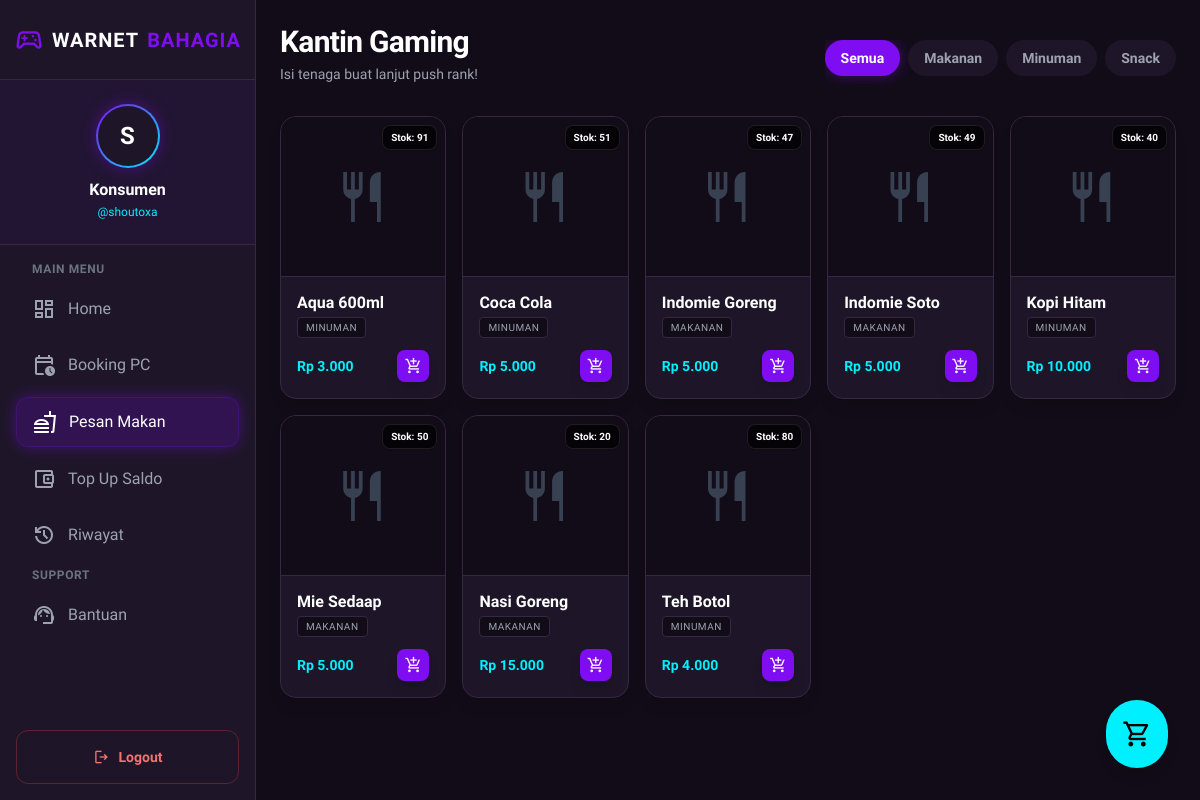
Page /pages/konsumen/fnb.php (signed in) on the committed database.
### tables this page shows
CREATE TABLE `konsumen` (
  `id_konsumen` int(11) NOT NULL,
  `username` varchar(50) DEFAULT NULL,
  `password` varchar(255) DEFAULT NULL,
  `email` varchar(100) DEFAULT NULL,
  `saldo` decimal(12,2) DEFAULT NULL
);

CREATE TABLE `item_fnb` (
  `id_item` int(11) NOT NULL,
  `nama_item` varchar(100) DEFAULT NULL,
  `harga` decimal(10,2) DEFAULT NULL,
  `stok` int(11) DEFAULT NULL,
  `kategori` varchar(50) DEFAULT NULL,
  `gambar` varchar(255) DEFAULT 'default.png'
);

### pages/konsumen/fnb.php (the view, shortened to what this page needs)
<?php
require_once '../../includes/config.php';
$kategori = isset($_GET['kategori']) ? $_GET['kategori'] : 'Semua';
$where = "";
$items = $conn->query("SELECT * FROM item_fnb $where ORDER BY nama_item ASC");
?>
<!DOCTYPE html>
<html lang="id" class="dark">
<head>
    <script src="https://cdn.tailwindcss.com"></script>
</head>
<body class="bg-dark-bg text-gray-200 font-sans antialiased h-screen flex overflow-hidden">
    <?php include '../../includes/sidebar_konsumen.php'; ?>
    <main class="flex-1 flex flex-col h-screen overflow-hidden relative md:ml-64">
        <a href="keranjang.php" class="absolute bottom-8 right-8 z-50 bg-secondary hover:bg-cyan-400 text-black p-4 rounded-full shadow-lg hover:scale-110 transition-transform flex items-center justify-center group">
            <span class="material-symbols-outlined text-3xl">shopping_cart</span>
        </a>
        <div class="flex-1 overflow-y-auto p-6 z-10">
            <div class="flex flex-col md:flex-row justify-between items-start md:items-end mb-8 gap-4">
                <div>
                    <h2 class="text-3xl font-bold text-white tracking-tight">Kantin Gaming</h2>
                    <p class="text-gray-400 mt-1 text-sm">Isi tenaga buat lanjut push rank!</p>
                </div>
                <div class="flex gap-2 overflow-x-auto pb-2 w-full md:w-auto">
                    <?php
                    $cats = ['Semua', 'Makanan', 'Minuman', 'Snack'];
                    foreach ($cats as $c):
                        $active = ($kategori == $c) ? 'bg-primary text-white shadow-neon-purple' : 'bg-dark-surface text-gray-400 hover:bg-dark-border';
                    ?>
                        <a href="?kategori=<?= $c ?>" class="px-4 py-2 rounded-full text-sm font-bold transition-all whitespace-nowrap <?= $active ?>"><?= $c ?></a>
                    <?php endforeach; ?>
                </div>
            </div>
            <div class="grid grid-cols-2 sm:grid-cols-3 md:grid-cols-4 lg:grid-cols-5 gap-4">
                <?php while ($item = $items->fetch_assoc()): ?>
                    <?php
                    $folder = "../../assets/images/fnb/";
                    $gambar = $item['gambar'];
                    $path   = $folder . $gambar;
                    if (!empty($gambar) && $gambar != 'default.png' && file_exists($path)) {
                        $show_image = true;
                        $image_src = $path;
                    } else {
                        $show_image = false;
                    }
                    ?>
                    <div class="bg-dark-surface border border-dark-border rounded-2xl overflow-hidden group hover:border-primary/50 transition-all flex flex-col h-full shadow-lg">
                        <div class="h-40 bg-dark-bg flex items-center justify-center relative overflow-hidden border-b border-dark-border">
                            <?php if ($show_image): ?>
                                <img src="<?= $image_src; ?>" alt="<?= $item['nama_item']; ?>" class="w-full h-full object-cover group-hover:scale-110 transition-transform duration-500">
                            <?php else: ?>
                                <span class="material-symbols-outlined text-6xl text-gray-700 group-hover:text-primary transition-colors duration-300">restaurant</span>
                            <?php endif; ?>
                            <span class="absolute top-2 right-2 bg-black/70 backdrop-blur-md px-2 py-1 rounded-lg text-[10px] text-white font-bold border border-white/10 shadow-sm">
                                Stok: <?= $item['stok'] ?>
                            </span>
                        </div>
                        <div class="p-4 flex-1 flex flex-col">
                            <h3 class="font-bold text-white mb-1 line-clamp-1 leading-tight"><?= $item['nama_item'] ?></h3>
                            <p class="text-[10px] text-gray-400 mb-3 bg-dark-bg inline-block px-2 py-0.5 rounded w-fit border border-dark-border uppercase tracking-wider"><?= $item['kategori'] ?></p>
                            <div class="mt-auto flex justify-between items-center">
                                <span class="text-secondary font-bold text-sm">Rp <?= number_format($item['harga'], 0, ',', '.') ?></span>
                                <button onclick="openOrderModal(<?= htmlspecialchars(json_encode($item)) ?>)"
                                    class="w-8 h-8 rounded-lg bg-primary hover:bg-primary/80 flex items-center justify-center text-white transition-all shadow-lg hover:shadow-primary/50 group-hover:scale-105 active:scale-95">
                                    <span class="material-symbols-outlined text-lg">add_shopping_cart</span>
                                </button>
                            </div>
                        </div>
                    </div>
                <?php endwhile; ?>
            </div>
        </div>
    </main>
</body>
</html>

### includes/sidebar_konsumen.php (shortened to what this page needs)
<?php
$current_page = basename($_SERVER['PHP_SELF']);
function isActive($page_name, $current)
{
    $active_class = "bg-primary/20 text-white rounded-xl border border-primary/20 shadow-neon-purple transition-all";
    $inactive_class = "text-gray-400 hover:bg-dark-border hover:text-white rounded-xl transition-all group";
    return ($page_name == $current) ? $active_class : $inactive_class;
}
if (!isset($user) && isset($_SESSION['id_konsumen'])) {
    $uid_sidebar = $_SESSION['id_konsumen'];
    $query_sidebar = mysqli_query($conn, "SELECT * FROM konsumen WHERE id_konsumen = '$uid_sidebar'");
    if ($query_sidebar) {
        $user = mysqli_fetch_assoc($query_sidebar);
    }
}
$display_nama = $user['nama_lengkap'] ?? 'Konsumen';
$display_user = $user['username'] ?? 'user';
$display_inisial = strtoupper(substr($display_user, 0, 1));
?>
<aside id="sidebar" class="fixed inset-y-0 left-0 w-64 bg-dark-surface border-r border-dark-border flex flex-col transform -translate-x-full md:translate-x-0 transition-transform duration-300 z-50">
    <div class="h-20 flex items-center justify-center border-b border-dark-border">
        <h1 class="text-xl font-bold tracking-wider text-white flex items-center gap-2">
            <span class="material-symbols-outlined text-primary text-3xl">sports_esports</span>
            WARNET<span class="text-primary">BAHAGIA</span>
        </h1>
    </div>
    <div class="p-6 flex flex-col items-center border-b border-dark-border bg-primary/5">
        <div class="w-16 h-16 rounded-full bg-gradient-to-br from-primary to-secondary p-[2px] mb-3 shadow-neon-purple">
            <div class="w-full h-full rounded-full bg-dark-surface flex items-center justify-center">
                <span class="text-2xl font-bold text-white"><?= $display_inisial; ?></span>
            </div>
        </div>
        <h3 class="text-white font-bold text-center leading-tight mb-1"><?= $display_nama; ?></h3>
        <p class="text-xs text-secondary">@<?= $display_user; ?></p>
    </div>
    <nav class="flex-1 overflow-y-auto py-4 px-4 space-y-2">
        <p class="px-4 text-xs font-semibold text-gray-500 uppercase tracking-wider mb-2">Main Menu</p>
        <a href="dashboard.php" class="flex items-center px-4 py-3 <?= isActive('dashboard.php', $current_page) ?>">
            <span class="material-symbols-outlined mr-3 <?= ($current_page != 'dashboard.php') ? 'group-hover:text-white' : '' ?>">dashboard</span>
            Home
        </a>
        <a href="booking.php" class="flex items-center px-4 py-3 <?= isActive('booking.php', $current_page) ?>">
            <span class="material-symbols-outlined mr-3 <?= ($current_page != 'booking.php') ? 'group-hover:text-secondary' : '' ?>">calendar_clock</span>
            Booking PC
        </a>
        <a href="fnb.php" class="flex items-center px-4 py-3 <?= isActive('fnb.php', $current_page) ?>">
            <span class="material-symbols-outlined mr-3 <?= ($current_page != 'fnb.php') ? 'group-hover:text-yellow-400' : '' ?>">fastfood</span>
            Pesan Makan
        </a>
        <a href="topup.php" class="flex items-center px-4 py-3 <?= isActive('topup.php', $current_page) ?>">
            <span class="material-symbols-outlined mr-3 <?= ($current_page != 'topup.php') ? 'group-hover:text-green-400' : '' ?>">account_balance_wallet</span>
            Top Up Saldo
        </a>
        <a href="riwayat.php" class="flex items-center px-4 py-3 <?= isActive('riwayat.php', $current_page) ?>">
            <span class="material-symbols-outlined mr-3 <?= ($current_page != 'riwayat.php') ? 'group-hover:text-blue-400' : '' ?>">history</span>
            Riwayat
        </a>
        <p class="px-4 text-xs font-semibold text-gray-500 uppercase tracking-wider mt-6 mb-2">Support</p>
        <a href="bantuan.php" class="flex items-center px-4 py-3 <?= isActive('bantuan.php', $current_page) ?>">
            <span class="material-symbols-outlined mr-3 <?= ($current_page != 'bantuan.php') ? 'group-hover:text-red-400' : '' ?>">support_agent</span>
            Bantuan
        </a>
    </nav>
    <div class="p-4">
        <a href="../../logout.php" class="flex items-center justify-center w-full py-3 rounded-xl border border-red-500/30 text-red-400 hover:bg-red-500 hover:text-white transition-all font-bold text-sm">
            <span class="material-symbols-outlined mr-2 text-lg">logout</span>
            Logout
        </a>
    </div>
</aside>

### includes/sidebar_konsumen.php (style rules this page uses)
main { animation: pageEnter 0.5s cubic-bezier(0.2, 0.8, 0.2, 1) forwards; }

### rows in the picture
konsumen: username "S", username "shoutoxa"
item_fnb: stok "91", nama_item "Aqua 600ml", kategori "MINUMAN", harga "3.000"
item_fnb: stok "51", nama_item "Coca Cola", kategori "MINUMAN", harga "5.000"
item_fnb: stok "47", nama_item "Indomie Goreng", kategori "MAKANAN", harga "5.000"
item_fnb: stok "49", nama_item "Indomie Soto", kategori "MAKANAN", harga "5.000"
item_fnb: stok "40", nama_item "Kopi Hitam", kategori "MINUMAN", harga "10.000"
item_fnb: stok "50", nama_item "Mie Sedaap", kategori "MAKANAN", harga "5.000"
item_fnb: stok "20", nama_item "Nasi Goreng", kategori "MAKANAN", harga "15.000"
item_fnb: stok "80", nama_item "Teh Botol", kategori "MINUMAN", harga "4.000"

### other values in the picture
$display_nama "Konsumen"
$c "Semua"
$c "Makanan"
$c "Minuman"
$c "Snack"
